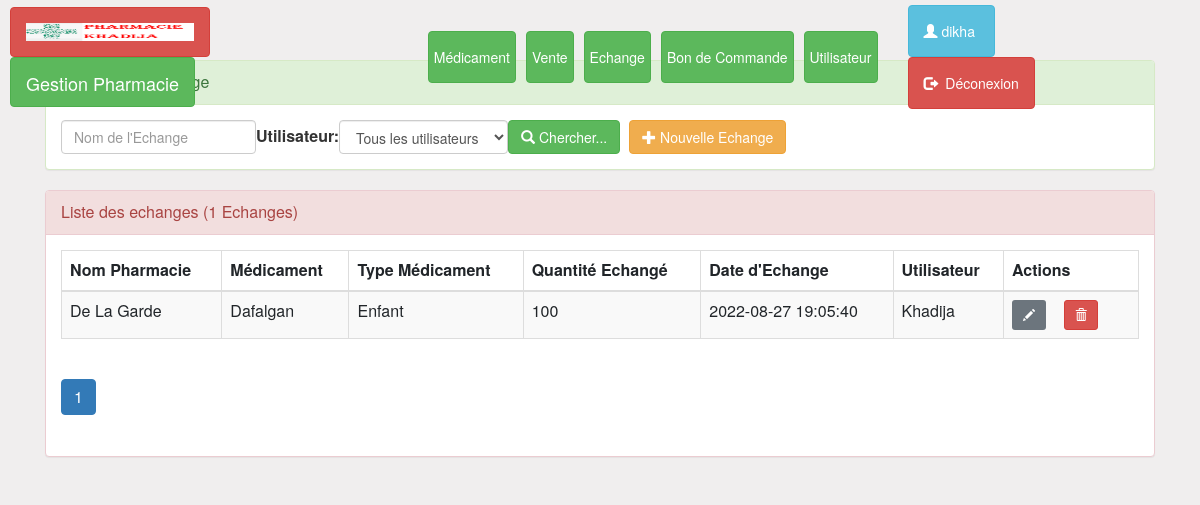
The page /pages/echange.php (signed in) on the database its author committed.
### tables this page shows
CREATE TABLE `echange` (
  `idechange` int(11) NOT NULL,
  `nompharmacie` varchar(50) DEFAULT NULL,
  `medicament` varchar(50) DEFAULT NULL,
  `typechange` varchar(50) DEFAULT NULL,
  `quantite` double NOT NULL,
  `datecreation` timestamp NOT NULL DEFAULT current_timestamp() ON UPDATE current_timestamp(),
  `idmedicament` int(11) DEFAULT NULL,
  `idutilisateur` int(11) DEFAULT NULL
);

CREATE TABLE `utilisateur` (
  `idutilisateur` int(11) NOT NULL,
  `prenom` varchar(50) DEFAULT NULL,
  `nom` varchar(50) DEFAULT NULL,
  `age` date DEFAULT NULL,
  `sexe` varchar(50) DEFAULT NULL,
  `type` varchar(50) DEFAULT NULL,
  `etat` int(1) DEFAULT NULL,
  `login` varchar(50) DEFAULT NULL,
  `email` varchar(50) DEFAULT NULL,
  `password` varchar(50) DEFAULT NULL,
  `idmedicament` int(11) DEFAULT NULL
);

### pages/echange.php (the view, shortened to what this page needs)
<?php
    require_once("connexiondb.php");
    $nompharmacie=isset($_GET['nompharmacie'])?$_GET['nompharmacie']:"";
    $idutilisateur=isset($_GET['idutilisateur'])?$_GET['idutilisateur']:0;
    $size=isset($_GET['size'])?$_GET['size']:3;
    $page=isset($_GET['page'])?$_GET['page']:1;
    $offset=($page-1)*$size;
    if($idutilisateur==0){
        $requete="SELECT idechange,nompharmacie,medicament,typechange,quantite,datecreation,prenom
                from utilisateur as u,echange as e
                where u.idutilisateur=e.idutilisateur
                and nompharmacie like '%$nompharmacie%'
                order by idechange
                limit $size
                offset $offset";
        $requeteCount="SELECT count(*) countE FROM echange
                where nompharmacie like '%$nompharmacie%' ";
    }
    $resultateC=$pdo->query($requete);
    $resultatCount=$pdo->query($requeteCount);
    $tabCount=$resultatCount->fetch();
    $nbrE=$tabCount['countE'];
    $reste=$nbrE % $size;
    if($reste===0)
        $nbrPage=$nbrE/$size;
    else
        $nbrPage=floor($nbrE/$size)+1;
?>
<!DOCTYPE html>
<html lang="fr">
<head>
  <link rel="stylesheet" href="https://use.fontawesome.com/releases/v5.7.0/css/all.css">
  <link rel="stylesheet" href="https://cdn.jsdelivr.net/npm/bootstrap@4.6.1/dist/css/bootstrap.min.css">
  <link rel="stylesheet" type="text/css" href="../css/bootstrap.css">
  <link rel="stylesheet" type="text/css" href="../css/font-awesome.min.css">
  <link rel="stylesheet" type="text/css" href="../css/monstyle.css">
</head>
<body>
 <?php include("menu.php"); ?>
 <div class="container">
            <div class="panel panel-success margetop60">
				<div class="panel-heading">Rechercher echange</div>
				<div class="panel-body">
					<form method="get" action="echange.php" class="form-inline">
						<div class="form-group">
                            <input type="text" name="nomedic"
                                   placeholder="Nom de l'Echange"
                                   class="form-control"
                                   value="<?php echo $nompharmacie ?>"/>
                        </div>
                        <label for="idutilisateur">Utilisateur:</label>
				            <select name="idutilisateur" class="form-control" id="idutilisateur"
                                    onchange="this.form.submit()">
                                   <option value=0>Tous les utilisateurs</option>
				            </select>
				        <button type="submit" class="btn btn-success">
                            <span class="glyphicon glyphicon-search"></span>
                            Chercher...
                        </button>
                            <a href="nouvechange.php" class="btn btn-warning">
                                <span class="glyphicon glyphicon-plus"></span>
                                Nouvelle Echange
                            </a>
					</form>
				</div>
			</div>
            <div class="panel panel-danger">
                <div class="panel-heading">Liste des echanges (<?php echo $nbrE ?> Echanges)</div>
                <div class="panel-body">
                    <table class="table table-striped table-bordered">
                        <thead>
                            <tr>
                                <th>Nom Pharmacie</th> <th>Médicament</th>  <th>Type Médicament</th> <th>Quantité Echangé</th> <th>Date d'Echange</th> <th>Utilisateur</th>
                                <?php if ($_SESSION['utilisateur']['type']== 'Administrateur') {?>
                                <th>Actions</th>
                                <?php } ?>
                            </tr>
                        </thead>
                        <tbody>
                            <?php while($echange=$resultateC->fetch()){ ?>
                                <tr>
                                    <td><?php echo $echange['nompharmacie'] ?> </td>
                                    <td><?php echo $echange['medicament'] ?> </td>
                                    <td><?php echo $echange['typechange'] ?> </td>
                                    <td><?php echo $echange['quantite'] ?>  </td>
                                    <td><?php echo $echange['datecreation'] ?> </td>
                                    <td><?php echo $echange['prenom'] ?> </td>
                                   <td>
                                   <?php if ($_SESSION['utilisateur']['type']== 'Administrateur') {?>
                                        <a href="editechange.php?idechange=<?php echo $echange['idechange'] ?>"
                                           class="btn btn-secondary btn-sm">
                                            <span class="glyphicon glyphicon-pencil"></span>
                                        </a>
                                        <a onclick="return confirm('Etes vous sur de vouloir supprimer cette echange')"
                                        class="btn btn-danger btn-sm"
                                            href="supprimechange.php?idechange=<?php echo $echange['idechange'] ?>">
                                                <span class="glyphicon glyphicon-trash"></span>
                                        </a>
                                        </td>
                                <?php } ?>
                                        </tr>
                             <?php } ?>
                        </tbody>
                    </table>
                <div>
                    <ul class="pagination">
                        <?php for($i=1;$i<=$nbrPage;$i++){ ?>
                            <li class="<?php if($i==$page) echo 'active' ?>">
            <a href="echange.php?page=<?php echo $i;?>&echange=<?php echo $echange ?>">
                                    <?php echo $i; ?>
                                </a>
                             </li>
                        <?php } ?>
                    </ul>
                </div>
                </div>
            </div>
        </div>
    </body>
</HTML>

### css/monstyle.css (style rules this page uses)
.margetop60 { margin-top: 60px; }
body { background-color: rgb(240, 238, 238); font-size: 16px; }

### rows shown on the page
echange: nompharmacie "De La Garde", medicament "Dafalgan", typechange "Enfant", quantite "100", datecreation "2022-08-27 19:05:40", idutilisateur.prenom "Khadija"

### other values the page prints
$_SESSION['utilisateur']['login'] "dikha"
$nbrE "1"
